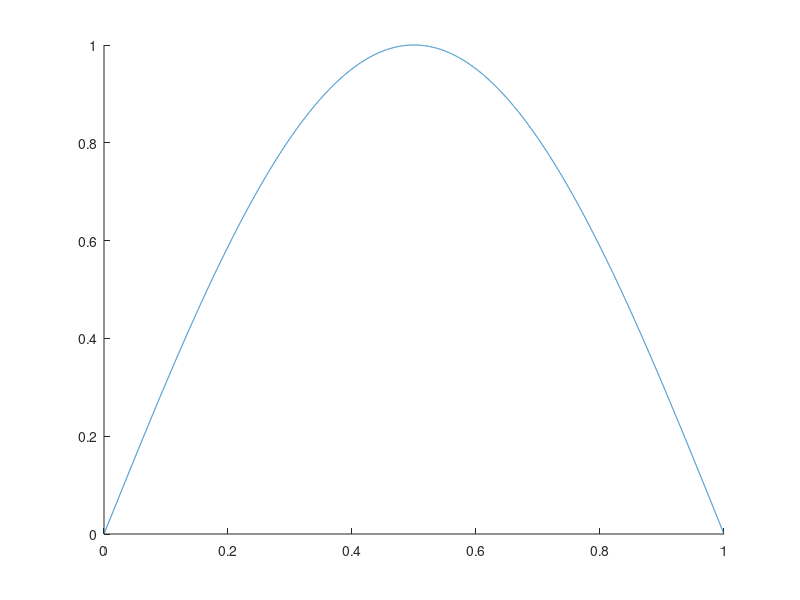

This chart was generated by the following MATLAB code: (Note: this script raises an error after producing the figure.)
clear
close all
clc
tic;



N =[10,15,20,25,30];
NN = size(N,2);
str = cell(NN,1);
error = zeros(NN,1);

figure(1);
hold on;
x1=0:0.0001:1;
plot(x1,sin(pi*x1));
pause;
for i=1:NN
[x,y] = example20A(N(i));
error(i) =  norm(y-sin(pi*x),'inf');
str(i+1) = {['N = ',num2str(N(i))]};
plot(x,y);
pause;
end

str(1) = {'true solution '};
legend(str,'Location','northeast');
hold off;

figure(2);
plot(log(N'),log(error),'r-+');
disp(polyfit(log(N'),log(error),1));


